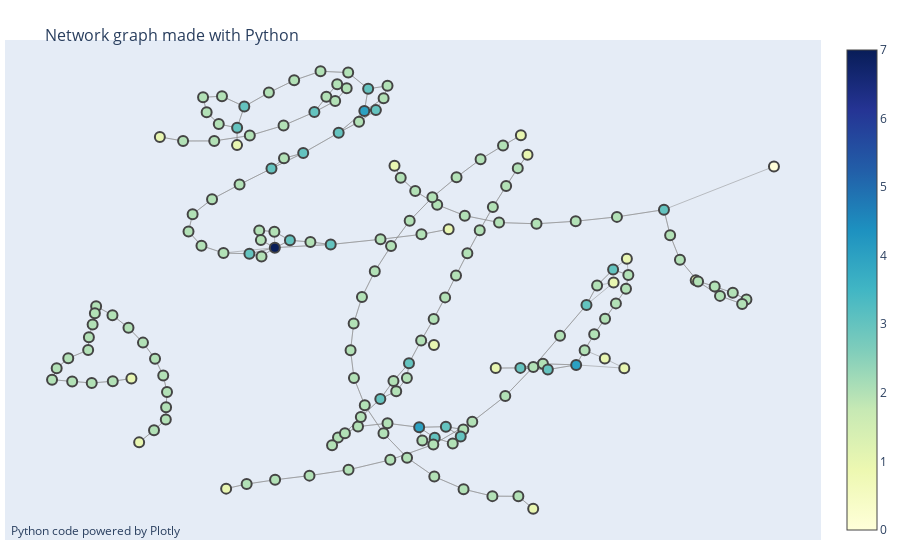

Notebook cell for this chart:
### Code cell
import plotly.graph_objects as go
import networkx as nx

G = nx.DiGraph()
for path in paths:
    stations = path.split('|')
    for i in range(len(stations) - 1):
        G.add_edge(stations[i], stations[i+1])

pos = nx.spring_layout(G)  # positions for all nodes

edge_x = []
edge_y = []
for edge in G.edges():
    x0, y0 = pos[edge[0]]
    x1, y1 = pos[edge[1]]
    edge_x.append(x0)
    edge_x.append(x1)
    edge_x.append(None)
    edge_y.append(y0)
    edge_y.append(y1)
    edge_y.append(None)

edge_trace = go.Scatter(
    x=edge_x, y=edge_y,
    line=dict(width=0.5, color='#888'),
    hoverinfo='none',
    mode='lines')

node_x = []
node_y = []
for node in G.nodes():
    x, y = pos[node]
    node_x.append(x)
    node_y.append(y)

node_trace = go.Scatter(
    x=node_x, y=node_y,
    mode='markers',
    hoverinfo='text',
    marker=dict(showscale=True, colorscale='YlGnBu', size=10, color=[], line_width=2))

node_adjacencies = []
node_text = []
for node, adjacencies in enumerate(G.adjacency()):
    node_adjacencies.append(len(adjacencies[1]))
    node_text.append('# of connections: '+str(len(adjacencies[1])))

node_trace.marker.color = node_adjacencies
node_trace.text = node_text

fig = go.Figure(data=[edge_trace, node_trace],
             layout=go.Layout(
                 title='<br>Network graph made with Python',
                 titlefont_size=16,
                 showlegend=False,
                 hovermode='closest',
                 margin=dict(b=20,l=5,r=5,t=40),
                 annotations=[ dict(
                     text="Python code powered by Plotly",
                     showarrow=False,
                     xref="paper", yref="paper",
                     x=0.005, y=-0.002 ) ],
                 xaxis=dict(showgrid=False, zeroline=False, showticklabels=False),
                 yaxis=dict(showgrid=False, zeroline=False, showticklabels=False))
                 )
fig.show()

### Figure 1 — Plotly figure (JSON) as saved in the notebook; plotly's stock layout.template omitted (floating-point values rounded to 4 significant figures; data arrays with more than 128 entries replaced by an {"elided": "..."} marker saying what was removed)
{"data": [{"hoverinfo": "none", "line": {"color": "#888", "width": 0.5}, "mode": "lines", "type": "scatter", "x": {"elided": "1053 float values"}, "y": {"elided": "1053 float values"}}, {"hoverinfo": "text", "marker": {"color": {"elided": "169 int values"}, "colorscale": [[0, "rgb(255,255,217)"], [0.125, "rgb(237,248,177)"], [0.25, "rgb(199,233,180)"], [0.375, "rgb(127,205,187)"], [0.5, "rgb(65,182,196)"], [0.625, "rgb(29,145,192)"], [0.75, "rgb(34,94,168)"], [0.875, "rgb(37,52,148)"], [1, "rgb(8,29,88)"]], "line": {"width": 2}, "showscale": true, "size": 10}, "mode": "markers", "text": {"elided": "169 str values"}, "type": "scatter", "x": {"elided": "169 float values"}, "y": {"elided": "169 float values"}}], "layout": {"annotations": [{"showarrow": false, "text": "Python code powered by Plotly", "x": 0.005, "xref": "paper", "y": -0.002, "yref": "paper"}], "hovermode": "closest", "margin": {"b": 20, "l": 5, "r": 5, "t": 40}, "showlegend": false, "title": {"font": {"size": 16}, "text": "<br>Network graph made with Python"}, "xaxis": {"showgrid": false, "showticklabels": false, "zeroline": false}, "yaxis": {"showgrid": false, "showticklabels": false, "zeroline": false}}}
